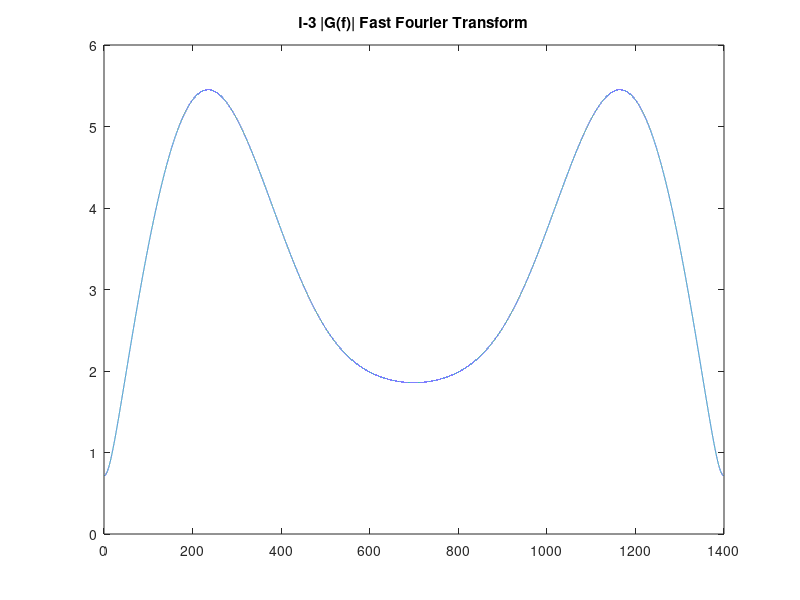
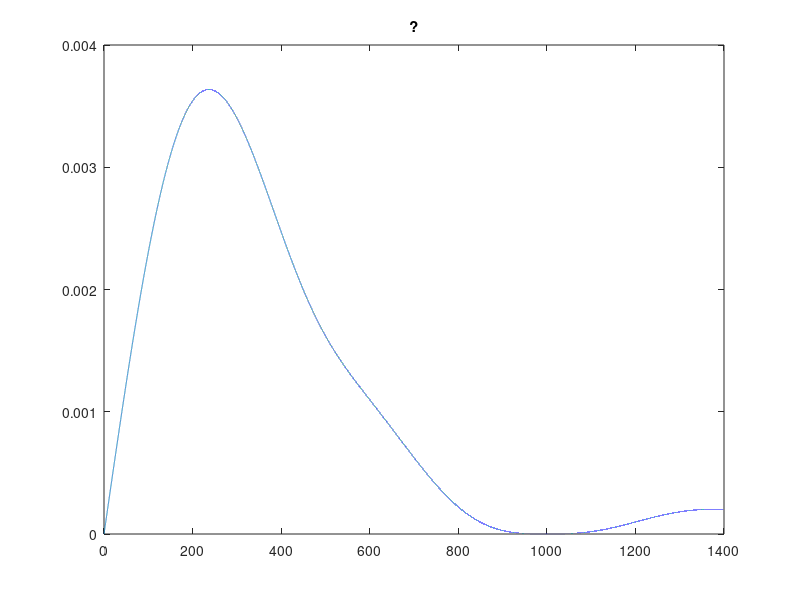
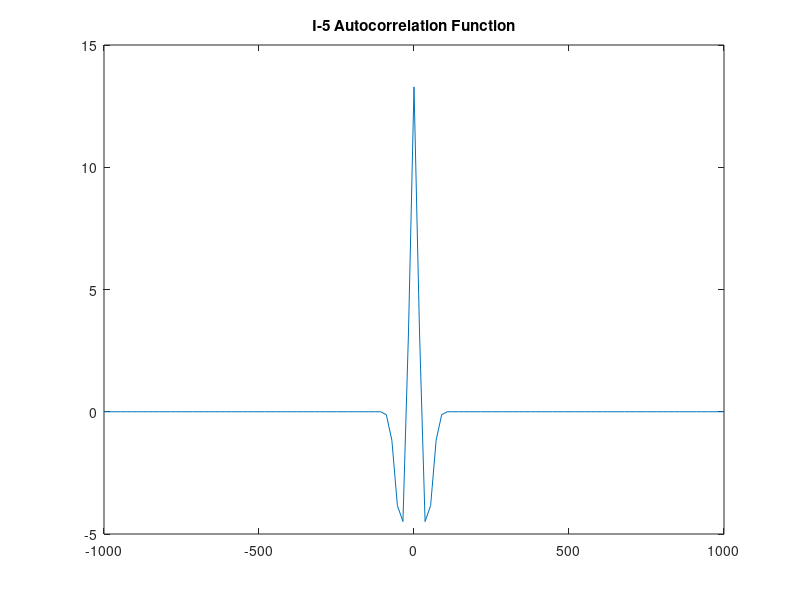
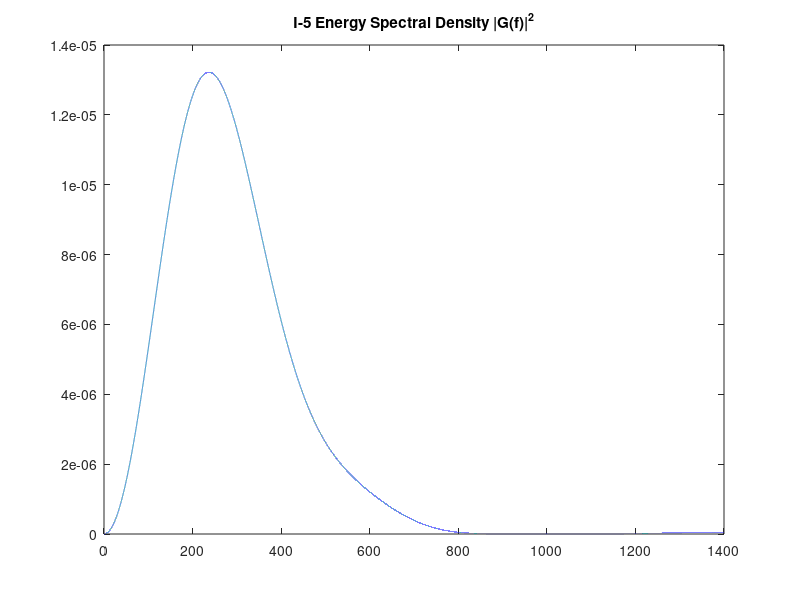

Here is the MATLAB script that generated these plots, in order:
% Intro to Communications
% Project Spring 2020

% Stephen Hargreaves
% Kevin Libertowski
% Gretchen Woodling

clc
format compact

g1 = @(t) (1000*t - 2).^2;
g2 = @(t) (-5000*t + 22).^2;
g3 = @(t) (3000*t - 18).^2;

% Energy of g(t)
E_gt = integral(g1, .002, .004) + integral(g2, .004, .005) + integral(g3, .005, .006);

% g(t)^2
gt_sq = @(t) abs((2*tripuls(t - .004, .004) - 4*tripuls(t - .005, .002))).^2;

% Plot of g(t)
% t = 0:.0001:.04;
% gt = 2*tripuls(t - .004, .004) - 4*tripuls(t - .005, .002);
% plot(t, gt)

% Energy from triangular pulse waveform
E_tripuls = integral(gt_sq, 0, .006);

% G(f)^2
Gf_sq = @(f) abs((.004*sinc((.004*f)/2).^2 .* exp(-1i*pi*2*f*.004) - .004*sinc((.002*f)/2).^2 .* exp(-1i*pi*2*f*.005)).^2);

% Setup for while loop
E_ess = 0;
B_step = .1;
B_ess = B_step;

format long

% while E_ess < .99*E_gt
%     B_ess = B_ess + B_step;
%     E_ess = integral(Gf_sq, -B_ess, B_ess)
% end

% calculated from while loop
B_ess_cal = 694.2;

% oversample essential bandwidth
BW = 1400;

t = 0:1/BW:.04;
gt = 2*tripuls(t - .004, .004) - 4*tripuls(t - .005, .002);
stem(t, gt)
title('I-2 Discrete plot of g(t)')

n = 100000;
f = linspace(0, BW, n);
Gf_fft = fft(gt, n);
figure(1)
plot(f, abs(Gf_fft));
title('I-3 |G(f)| Fast Fourier Transform')

% subplot(2,1,1)

Gf = .004*sinc((.004*f)/2).^2 .* exp(-1i*pi*2*f*.004) - .004*sinc((.002*f)/2).^2 .* exp(-1i*pi*2*.005*f);
figure(2)
plot(f, abs(Gf))
title('?')

% I-4
gt_sq_int = @(t) abs(2*tripuls(t - .004, .004) - 4*tripuls(t - .005, .002)).^2;
E_gt = integral(gt_sq_int, 0, 1);

Gf_sq_int = @(f) abs((.004*sinc((.004*f)/2).^2 .* exp(-1i*pi*2*f*.004) - .004*sinc((.002*f)/2).^2 .* exp(-1i*pi*2*f*.005)).^2);
E_gf = integral(Gf_sq_int, -1000000, 1000000); 

% I-5
G_xcorr = xcorr(gt);
figure(3)
plot(linspace(-1000, 1000, length(G_xcorr)), G_xcorr)
title('I-5 Autocorrelation Function')

G_ESD = abs(Gf).^2;
figure(4)
plot(f, G_ESD)
title('I-5 Energy Spectral Density |G(f)|^2')

% II-1
fc = 500;
fs = 2*(B_ess + fc);

BW = 1400;
Wc = 2*pi*fc;

t = 0:1/BW:.04;
gt_DSB = (2*tripuls(t - .004, .004) - 4*tripuls(t - .005, .002)).*cos(Wc*t);
figure(5)
plot(t, gt_DSB)
title('II-1 Double Sideband, Suppressed Carrier, f = 500Hz')

f = linspace(-2*BW, 2*BW, n);
f_1 = f - fc;
f_2 = f + fc;
Gf_1 = .004*sinc((.004*f_1)/2).^2 .* exp(-1i*pi*2*f_1*.004) - .004*sinc((.002*f_1)/2).^2 .* exp(-1i*pi*2*.005*f_1);
Gf_2 = .004*sinc((.004*f_2)/2).^2 .* exp(-1i*pi*2*f_2*.004) - .004*sinc((.002*f_2)/2).^2 .* exp(-1i*pi*2*.005*f_2);
Gf_DSB = abs(Gf_1) + abs(Gf_2);
figure(6)
plot(f, Gf_DSB)
title('II-1 Coherent Demodulation f = 500Hz')

lpf = fir1(20, B_ess/(fs/2), 'low');
demod = filter(lpf, 1, abs(Gf));
figure(7)
plot(linspace(-fs/2, fs/2, n), demod)

% II-2
fc = 1000;
fs = 2*(B_ess + fc);

BW = 1400;
Wc = 2*pi*fc;

t = 0:1/BW:.04;
gt_DSB = (2*tripuls(t - .004, .004) - 4*tripuls(t - .005, .002)).*cos(Wc*t);
figure(5)
plot(t, gt_DSB)

f = linspace(-2*BW, 2*BW, n);
f_1 = f - fc;
f_2 = f + fc;
Gf_1 = .004*sinc((.004*f_1)/2).^2 .* exp(-1i*pi*2*f_1*.004) - .004*sinc((.002*f_1)/2).^2 .* exp(-1i*pi*2*.005*f_1);
Gf_2 = .004*sinc((.004*f_2)/2).^2 .* exp(-1i*pi*2*f_2*.004) - .004*sinc((.002*f_2)/2).^2 .* exp(-1i*pi*2*.005*f_2);
Gf_DSB = abs(Gf_1) + abs(Gf_2);
figure(8)
plot(f, Gf_DSB)

t = linspace(0, .04, n);
lpf = fir1(20, B_ess/(fs/2), 'low');
demod = filter(lpf, 1, abs(Gf));
figure(9)
plot(linspace(-fs/2, fs/2, n), demod)

% II-3
A = 4;
mod_idx = (max(gt) - min(gt)) / (2*A + max(gt) + min(gt));
fc = 1000;
fs = 2*(B_ess + fc);

BW = 1400;
Wc = 2*pi*fc;

t = 0:1/BW:.04;
gt_DSB = (2*tripuls(t - .004, .004) - 4*tripuls(t - .005, .002)).*cos(Wc*t);
figure(5)
plot(t, gt_DSB)

f = linspace(-2*BW, 2*BW, n);
f_1 = f - fc;
f_2 = f + fc;
Gf_1 = .004*sinc((.004*f_1)/2).^2 .* exp(-1i*pi*2*f_1*.004) - .004*sinc((.002*f_1)/2).^2 .* exp(-1i*pi*2*.005*f_1);
Gf_2 = .004*sinc((.004*f_2)/2).^2 .* exp(-1i*pi*2*f_2*.004) - .004*sinc((.002*f_2)/2).^2 .* exp(-1i*pi*2*.005*f_2);
Gf_DSB = abs(Gf_1) + abs(Gf_2);
figure(8)
plot(f, Gf_DSB)

t = linspace(0, .04, n);
lpf = fir1(20, B_ess/(fs/2), 'low');
demod = filter(lpf, 1, abs(Gf));
figure(9)
plot(linspace(-fs/2, fs/2, n), demod)
title('II-2 Double Sideband, Suppressed Carrier, f = 500Hz')

% III-1
fc = 1000;
fs = 2*(B_ess + fc);

BW = 1400;
Wc = 2*pi*fc;

f = linspace(-2*BW, 2*BW, n);
f_1 = f - fc;
f_2 = f + fc;
Gf_1 = .004*sinc((.004*f_1)/2).^2 .* exp(-1i*pi*2*f_1*.004) - .004*sinc((.002*f_1)/2).^2 .* exp(-1i*pi*2*.005*f_1);
Gf_2 = .004*sinc((.004*f_2)/2).^2 .* exp(-1i*pi*2*f_2*.004) - .004*sinc((.002*f_2)/2).^2 .* exp(-1i*pi*2*.005*f_2);
Gf_SSB = abs(Gf_1) + abs(Gf_2);

for i = 1:n
    if abs(f(i)) < fc
       Gf_SSB(i) = 0;
    end
end

figure(10)
plot(f, Gf_SSB)
title('III-1 USB-SC ideal filter')

% III-2
fc = 1000;
fs = 2*(B_ess + fc);

BW = 1400;
Wc = 2*pi*fc;

f = linspace(-2*BW, 2*BW, n);
f_1 = f - fc;
f_2 = f + fc;
Gf_1 = .004*sinc((.004*f_1)/2).^2 .* exp(-1i*pi*2*f_1*.004) - .004*sinc((.002*f_1)/2).^2 .* exp(-1i*pi*2*.005*f_1);
Gf_2 = .004*sinc((.004*f_2)/2).^2 .* exp(-1i*pi*2*f_2*.004) - .004*sinc((.002*f_2)/2).^2 .* exp(-1i*pi*2*.005*f_2);
Gf_SSB = abs(Gf_1) + abs(Gf_2);

lpf = fir1(20, [fc/(fs/2), .999999], 'low');
demod = filter(lpf, 1, abs(Gf_SSB));

figure(11)
plot(f, demod)
title('III-2 USB-SC band-padd FIR filter')

% III-3
fc = 1000;
fs = 2*(B_ess + fc);

BW = 1400;
Wc = 2*pi*fc;

f = linspace(-2*BW, 2*BW, n);
f_1 = f - fc;
f_2 = f + fc;
Gf_1 = .004*sinc((.004*f_1)/2).^2 .* exp(-1i*pi*2*f_1*.004) - .004*sinc((.002*f_1)/2).^2 .* exp(-1i*pi*2*.005*f_1);
Gf_2 = .004*sinc((.004*f_2)/2).^2 .* exp(-1i*pi*2*f_2*.004) - .004*sinc((.002*f_2)/2).^2 .* exp(-1i*pi*2*.005*f_2);
Gf_SSB = abs(Gf_1) + abs(Gf_2);

for i = 1:n
    F = abs(f(i));
    if F > 970 && F < 1030
        mult = .01667*F - .01617;
        Gf_SSB(i) = Gf_SSB(i) * mult;
    elseif F > 1.03 && F < 2000
        % noop
    else
        Gf_SSB(i) = 0;
    end
end

figure(12)
plot(f, Gf_SSB)
title('III-3 VSB modulated signal')
